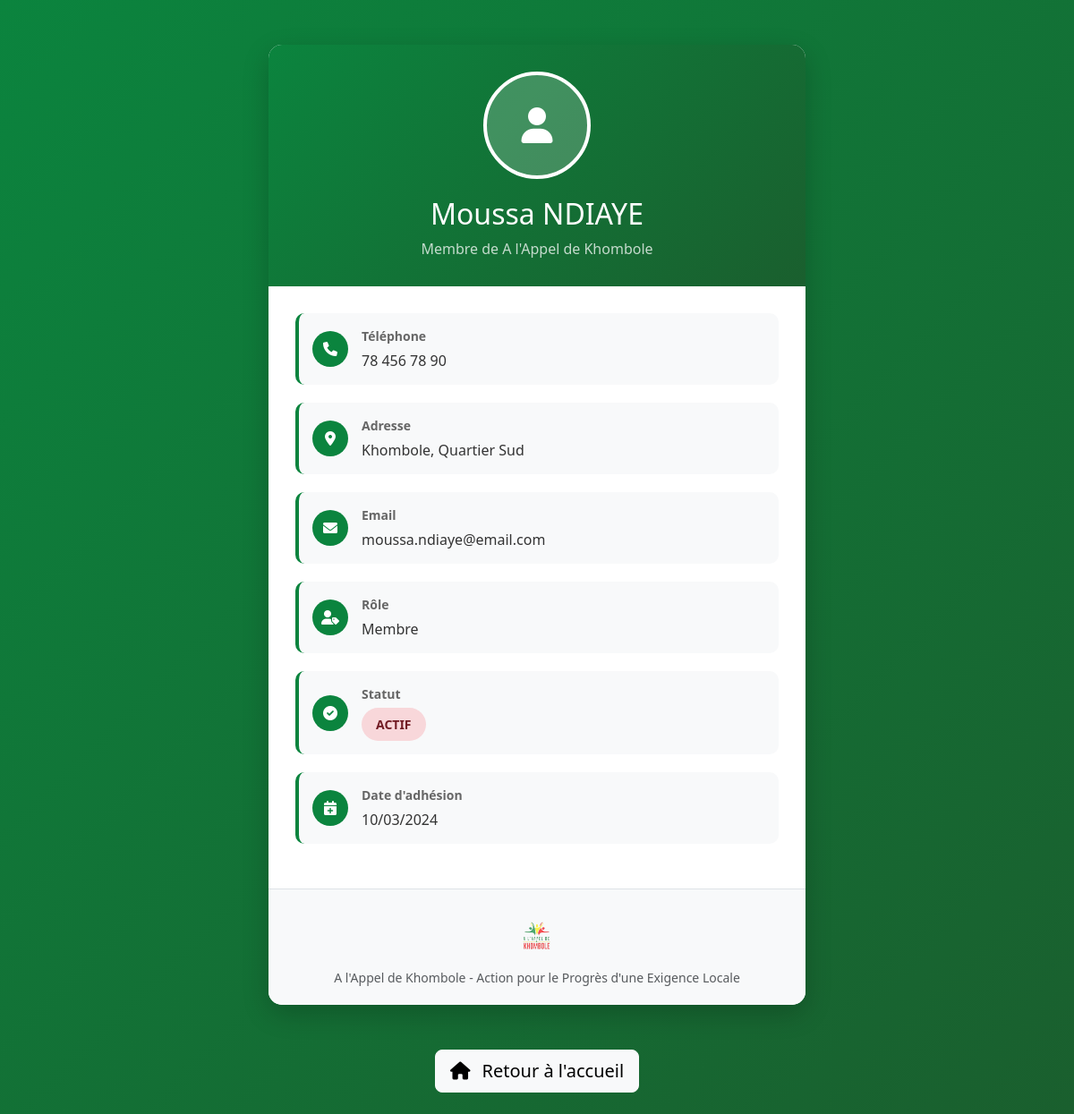
Page /profil_membre.php?id=3 on the committed database.
### tables this page shows
CREATE TABLE IF NOT EXISTS membres (
    id INT AUTO_INCREMENT PRIMARY KEY,
    nom VARCHAR(100) NOT NULL,
    prenom VARCHAR(100) NOT NULL,
    date_naissance DATE NULL,
    telephone VARCHAR(20) NOT NULL,
    email VARCHAR(150) NULL,
    adresse TEXT NOT NULL,
    photo VARCHAR(255) NULL,
    role ENUM('Membre', 'Responsable', 'Président', 'Vice-Président', 'Secrétaire', 'Trésorier', 'Autre') DEFAULT 'Membre',
    statut ENUM('Actif', 'Inactif', 'Suspendu') DEFAULT 'Actif',
    date_adhesion DATE NOT NULL,
    qr_code VARCHAR(255) NULL,
    created_at TIMESTAMP DEFAULT CURRENT_TIMESTAMP,
    updated_at TIMESTAMP DEFAULT CURRENT_TIMESTAMP ON UPDATE CURRENT_TIMESTAMP
);

### classes/Membre.php (called while the page is built, shortened)
<?php
require_once __DIR__ . '/../config/database.php';
class Membre {
    private $conn;
    private $table = 'membres';
    public function __construct() {
        $database = new Database();
        $this->conn = $database->getConnection();
    }
    public function obtenirParId($id) {
        $query = "SELECT * FROM " . $this->table . " WHERE id = :id";
        $stmt = $this->conn->prepare($query);
        $stmt->bindParam(':id', $id);
        $stmt->execute();
        return $stmt->fetch(PDO::FETCH_ASSOC);
    }
}
?>

### config/database.php (called while the page is built, shortened)
<?php
class Database {
    private $host = 'localhost';
    private $db_name = 'khombole_membres';
    private $username = 'root';
    private $password = '';
    public function getConnection() {
        $this->conn = null;
        try {
            $this->conn = new PDO("mysql:host=" . $this->host . ";dbname=" . $this->db_name,
                                $this->username, $this->password);
            $this->conn->setAttribute(PDO::ATTR_ERRMODE, PDO::ERRMODE_EXCEPTION);
            $this->conn->exec("set names utf8");
        } catch(PDOException $exception) {
            echo "Erreur de connexion: " . $exception->getMessage();
        }
        return $this->conn;
    }
}
?>

### profil_membre.php (the view, shortened to what this page needs)
<?php
require_once 'classes/Membre.php';
$membre_obj = new Membre();
$membre = $membre_obj->obtenirParId($_GET['id']);
?>
<!DOCTYPE html>
<html lang="fr">
<head>
    <link href="https://cdn.jsdelivr.net/npm/bootstrap@5.3.0/dist/css/bootstrap.min.css" rel="stylesheet">
    <link rel="stylesheet" href="https://cdnjs.cloudflare.com/ajax/libs/font-awesome/6.0.0/css/all.min.css">
</head>
<body>
    <div class="container">
        <div class="profile-card">
            <div class="profile-header">
                <?php if ($membre['photo'] && file_exists('uploads/photos/' . $membre['photo'])): ?>
                    <img src="uploads/photos/<?php echo htmlspecialchars($membre['photo']); ?>"
                         alt="Photo du membre" class="profile-photo">
                <?php else: ?>
                    <div class="profile-photo-placeholder">
                        <i class="fas fa-user"></i>
                    </div>
                <?php endif; ?>
                <h2 class="mb-2"><?php echo htmlspecialchars($membre['prenom'] . ' ' . $membre['nom']); ?></h2>
                <p class="mb-0 opacity-75">Membre de A l'Appel de Khombole</p>
            </div>
            <div class="profile-body">
                <div class="info-row">
                    <div class="info-icon">
                        <i class="fas fa-phone"></i>
                    </div>
                    <div class="info-content">
                        <div class="info-label">Téléphone</div>
                        <div class="info-value"><?php echo htmlspecialchars($membre['telephone']); ?></div>
                    </div>
                </div>
                <div class="info-row">
                    <div class="info-icon">
                        <i class="fas fa-map-marker-alt"></i>
                    </div>
                    <div class="info-content">
                        <div class="info-label">Adresse</div>
                        <div class="info-value"><?php echo htmlspecialchars($membre['adresse']); ?></div>
                    </div>
                </div>
                <?php if ($membre['email']): ?>
                <div class="info-row">
                    <div class="info-icon">
                        <i class="fas fa-envelope"></i>
                    </div>
                    <div class="info-content">
                        <div class="info-label">Email</div>
                        <div class="info-value"><?php echo htmlspecialchars($membre['email']); ?></div>
                    </div>
                </div>
                <?php endif; ?>
                <div class="info-row">
                    <div class="info-icon">
                        <i class="fas fa-user-tag"></i>
                    </div>
                    <div class="info-content">
                        <div class="info-label">Rôle</div>
                        <div class="info-value"><?php echo htmlspecialchars($membre['role']); ?></div>
                    </div>
                </div>
                <div class="info-row">
                    <div class="info-icon">
                        <i class="fas fa-check-circle"></i>
                    </div>
                    <div class="info-content">
                        <div class="info-label">Statut</div>
                        <div class="info-value">
                            <span class="status-badge <?php echo $membre['statut'] === 'actif' ? 'status-actif' : 'status-inactif'; ?>">
                                <?php echo htmlspecialchars($membre['statut']); ?>
                            </span>
                        </div>
                    </div>
                </div>
                <div class="info-row">
                    <div class="info-icon">
                        <i class="fas fa-calendar-plus"></i>
                    </div>
                    <div class="info-content">
                        <div class="info-label">Date d'adhésion</div>
                        <div class="info-value"><?php echo date('d/m/Y', strtotime($membre['date_adhesion'])); ?></div>
                    </div>
                </div>
            </div>
            <div class="logo-footer">
                <img src="logo.png" alt="Logo A l'Appel de Khombole">
                <p class="mt-2 mb-0 text-muted small">A l'Appel de Khombole - Action pour le Progrès d'une Exigence Locale</p>
            </div>
        </div>
        <div class="text-center mb-4">
            <a href="index.php" class="btn btn-light btn-lg">
                <i class="fas fa-home me-2"></i>
                Retour à l'accueil
            </a>
        </div>
    </div>
</body>
</html>

### profil_membre.php (style rules this page uses)
body { background: linear-gradient(135deg, #0b843e 0%, #1a5f2e 100%); min-height: 100vh; font-family: 'Segoe UI', Tahoma, Geneva, Verdana, sans-serif; }
.profile-card { background: white; border-radius: 15px; box-shadow: 0 10px 30px rgba(0,0,0,0.2); overflow: hidden; margin: 50px auto; max-width: 600px; }
.profile-header { background: linear-gradient(135deg, #0b843e, #1a5f2e); color: white; padding: 30px; text-align: center; }
.profile-photo-placeholder { width: 120px; height: 120px; border-radius: 50%; border: 4px solid white; background: rgba(255,255,255,0.2); display: flex; align-items: center; justify-content: center; margin: 0 auto 20px; font-size: 40px; color: white; }
.profile-body { padding: 30px; }
.info-row { display: flex; align-items: center; margin-bottom: 20px; padding: 15px; background: #f8f9fa; border-radius: 10px; border-left: 4px solid #0b843e; }
.info-icon { width: 40px; height: 40px; background: #0b843e; color: white; border-radius: 50%; display: flex; align-items: center; justify-content: center; margin-right: 15px; flex-shrink: 0; }
.info-content { flex-grow: 1; }
.info-label { font-weight: 600; color: #666; font-size: 14px; margin-bottom: 5px; }
.info-value { font-size: 16px; color: #333; font-weight: 500; }
.status-badge { display: inline-block; padding: 8px 16px; border-radius: 20px; font-size: 14px; font-weight: 600; text-transform: uppercase; }
.status-inactif { background: #f8d7da; color: #721c24; }
.logo-footer { text-align: center; padding: 20px; background: #f8f9fa; border-top: 1px solid #dee2e6; }
.logo-footer img { height: 60px; opacity: 0.7; }

### rows in the picture
membres: prenom+nom "Moussa NDIAYE", telephone "78 456 78 90", adresse "Khombole, Quartier Sud", email "moussa.ndiaye@email.com", role "Membre", statut "ACTIF", date_adhesion "10/03/2024"
